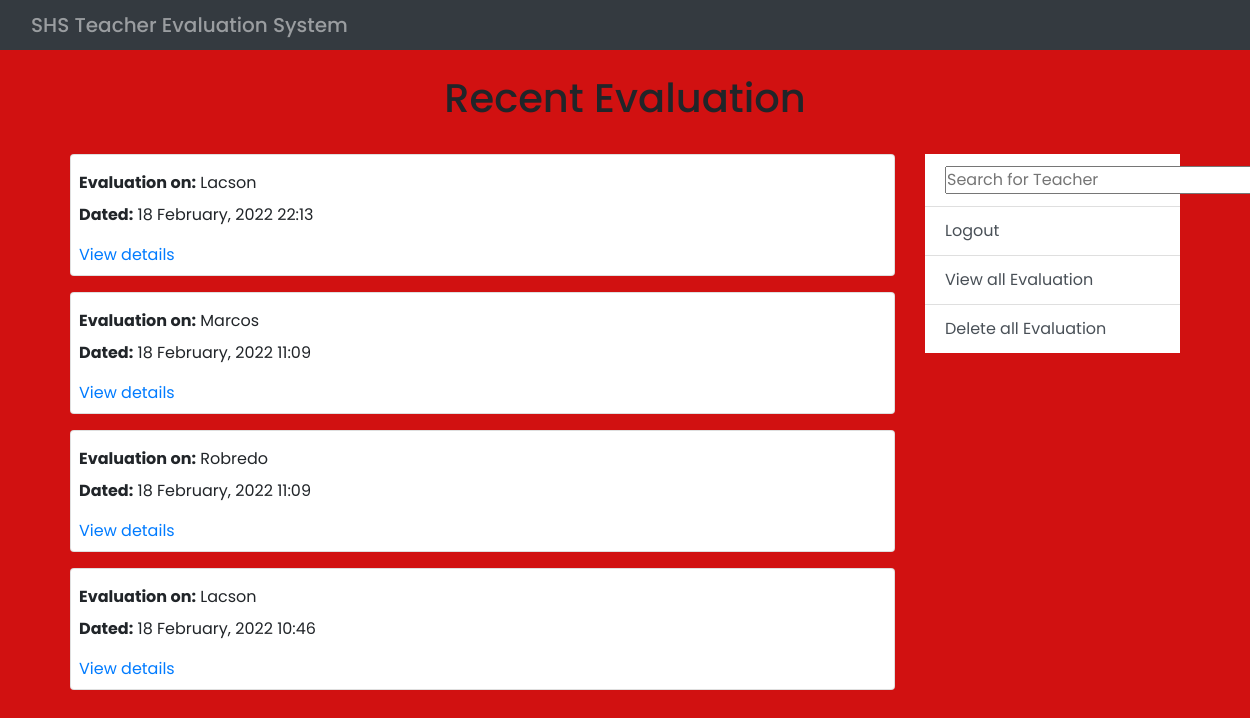
The app's page /review/ (signed in), older data.
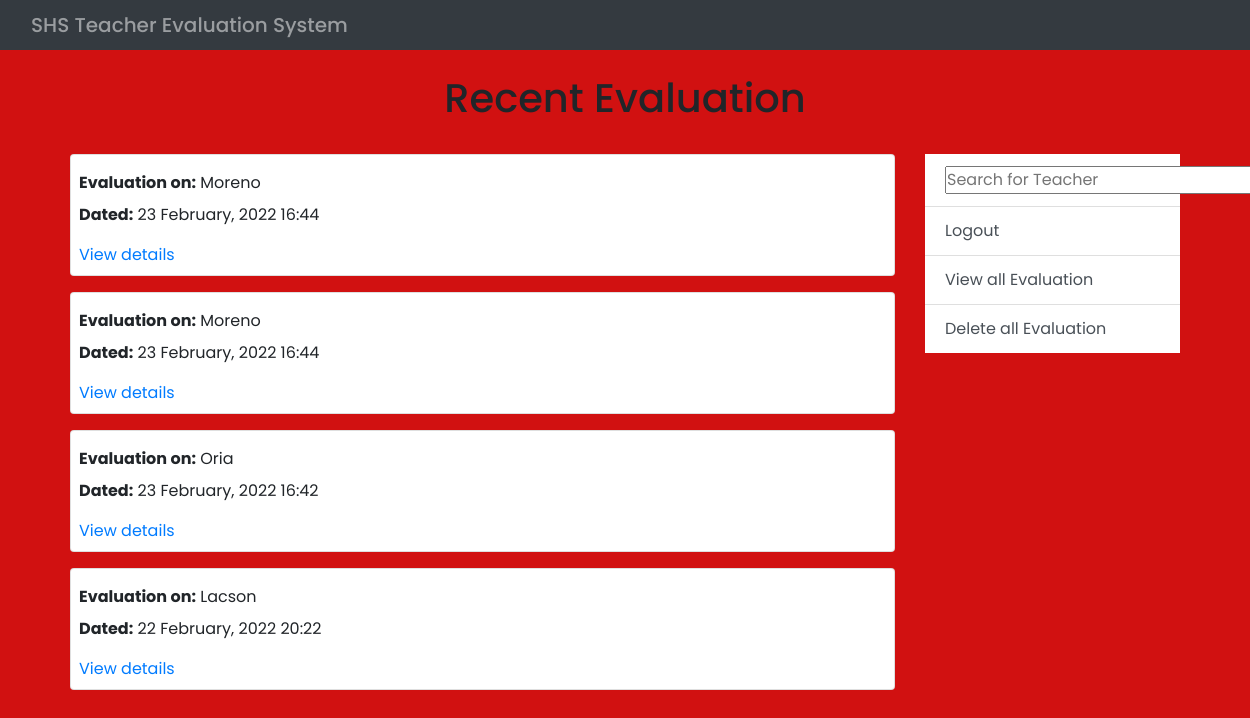
The same page, newer data.
### Feedback/models.py (models this page shows, shortened)
class FeedbackData(models.Model):
    class Choice(models.IntegerChoices):
        Strongly_Disagree = 1
        Disagree = 2
        Sometimes = 3
        Agree = 4
        Strongly_Agree = 5
    date_submitted = models.DateTimeField(auto_now=True)
    teacher_name = models.ForeignKey(Teacher, verbose_name='Name of Teacher',
                                     on_delete=models.CASCADE)
    punctuality = models.IntegerField(verbose_name='The teacher is punctual in coming to class',choices=Choice.choices)
    portion = models.IntegerField(verbose_name='The teacher completes portions at the appropriate time',choices=Choice.choices)
    doubt = models.IntegerField(verbose_name='The teacher takes in effort to clear your doubts',choices=Choice.choices)
    interactive = models.IntegerField(verbose_name='The teacher makes the class interactive',choices=Choice.choices)
    comments = models.TextField(verbose_name='Any other feedback (your comments)',
                                blank=True)
    class Meta:
        verbose_name = 'Feedback Data'
        verbose_name_plural = 'Feedback Data'

### Home/models.py (models this page shows, shortened)
class Teacher(models.Model):
    name = models.CharField(verbose_name='Name of teacher',
                            max_length=255, unique=True)
    class Meta:
        verbose_name = 'Teacher'
        verbose_name_plural = 'Teachers'
    def __str__(self):
        return self.name

### Review/views.py (the view)
# urls.py: path('', ListFeedbackView.as_view(), name='ListFeedbackView'),
class ListFeedbackView(LoginRequiredMixin, ListView):
    model = FeedbackData
    template_name = 'Review/list_feedback.html'
    context_object_name = 'feedbacks'
    ordering = ['-date_submitted']
    paginate_by = 10

### Review/templates/Review/list_feedback.html
{% extends 'Home/index.html' %}
{% block content %}
    <div class="container">
        <h1 class="text-center py-3">Recent Evaluation</h1>
        <div class="row mt-3">
            <div class="col-9">
                {% for feedback in feedbacks %}
                    <div class="card p-2 mb-3">
                        <p class="my-2"><strong>Evaluation on:</strong> {{ feedback.teacher_name }}</p>
                        <p><strong>Dated:</strong> {{ feedback.date_submitted|date:'d F, Y H:i' }}</p>
                        <a href="{% url 'FeedbackDetailView' feedback.id %}">View details</a>
                    </div>
                {% endfor %}
            </div>
            <div class="col-3">
                <ul class="list-group list-group-flush">
                    <form class="list-group-item list-group-item-action" action="{% url 'SearchResultsView' %}" method="get">
                        <input type="text" name="q" placeholder="Search for Teacher" autocomplete="on" autofocus="on" id="search-field">
                    </form>
                    <a class="list-group-item list-group-item-action" role="button" href="{% url 'LogoutView' %}">Logout</a>
                    <a class="list-group-item list-group-item-action" role="button" href="{% url 'ListFeedbackView' %}">View all Evaluation</a>
                    <a class="list-group-item list-group-item-action" role="button" href="{% url 'deleteAllFeedback' %}">Delete all Evaluation</a>
                </ul>
            </div>
        </div>
    </div>
{% endblock content %}

Row changes from the older to the newer data that the page shows:
removed FeedbackData: teacher_name "Lacson", date_submitted "18 February, 2022 22:13"
removed FeedbackData: teacher_name "Marcos", date_submitted "18 February, 2022 11:09"
removed FeedbackData: teacher_name "Robredo", date_submitted "18 February, 2022 11:09"
removed FeedbackData: teacher_name "Lacson", date_submitted "18 February, 2022 10:46"
added FeedbackData: teacher_name "Moreno", date_submitted "23 February, 2022 16:44"
added FeedbackData: teacher_name "Moreno", date_submitted "23 February, 2022 16:44"
added FeedbackData: teacher_name "Oria", date_submitted "23 February, 2022 16:42"
added FeedbackData: teacher_name "Lacson", date_submitted "22 February, 2022 20:22"
